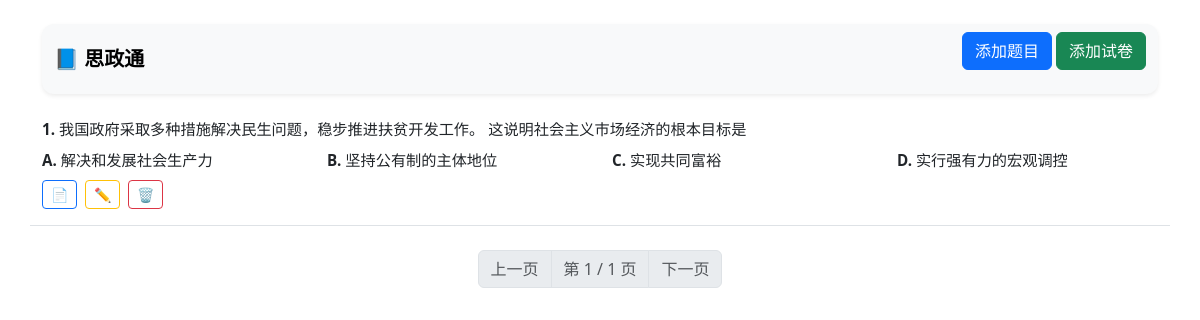
The app's page /, older data.
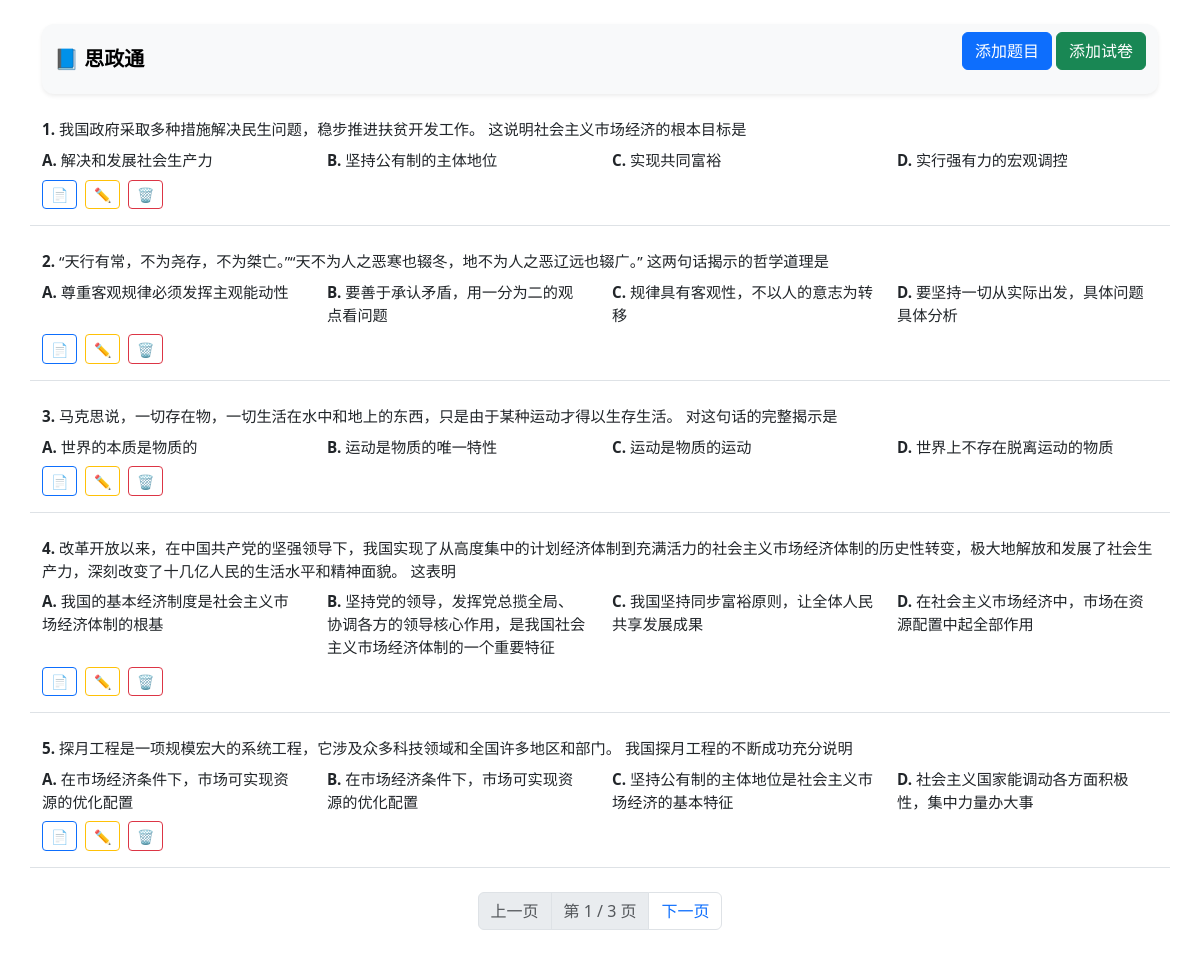
The same page, newer data.
### tables this page shows
CREATE TABLE questions (
        id INTEGER PRIMARY KEY AUTOINCREMENT,
        question_type TEXT NOT NULL,  -- '选择题', '填空题', '问答题'
        material TEXT NOT NULL,       -- 材料部分
        question_text TEXT NOT NULL,  -- 设问
        option_a TEXT,  -- 选项A
        option_b TEXT,  -- 选项B
        option_c TEXT,  -- 选项C
        option_d TEXT,  -- 选项D
        correct_answer TEXT,  -- 正确答案
        analysis TEXT  -- 解析
    );

### app.py (the view)
@app.route("/")
def index():
    page = int(request.args.get('page', 1))  # 默认第1页
    per_page = 5
    offset = (page - 1) * per_page
    conn = get_db_connection()
    questions = conn.execute('SELECT * FROM questions LIMIT ? OFFSET ?', (per_page, offset)).fetchall()
    total = conn.execute('SELECT COUNT(*) FROM questions').fetchone()[0]
    total_pages = (total + per_page - 1) // per_page  # 向上取整
    conn.close()
    return render_template("index.html", questions=questions, page=page, total_pages=total_pages)

### app.py (called while the page is built)
def get_db_connection():
    conn = sqlite3.connect('sztweb.db')
    conn.row_factory = sqlite3.Row
    return conn

### templates/index.html (shortened to what this page needs)
<!DOCTYPE html>
<html>
<head>
    <link href="https://cdn.jsdelivr.net/npm/bootstrap@5.3.0/dist/css/bootstrap.min.css" rel="stylesheet">
</head>
<body class="container py-4">
    <nav class="navbar navbar-expand-lg bg-light sticky-top mb-4 shadow-sm">
        <div class="container-fluid">
            <a class="navbar-brand fw-bold" href="/">📘 思政通</a>
            <div class="d-flex justify-content-between align-items-center mb-3">
                <div>
                    <a href="{{ url_for('question_add') }}" class="btn btn-primary">添加题目</a>
                    <a href="{{ url_for('exam_add') }}" class="btn btn-success">添加试卷</a>
                </div>
            </div>
        </div>
    </nav>
    {% if questions %}
    <div class="row g-4">
        {% for q in questions %}
        <div class="col-12 border-bottom pb-3">
            <p class="mb-2">
                <strong>{{ loop.index + ((page - 1) * 5) }}.</strong>
                {{ q['material'] }}
                {{ q['question_text'] }}
            </p>
            {% if q['question_type'] == '选择题' %}
            <div class="row mb-2">
                <div class="col-sm-6 col-lg-3"><strong>A.</strong> {{ q['option_a'] }}</div>
                <div class="col-sm-6 col-lg-3"><strong>B.</strong> {{ q['option_b'] }}</div>
                <div class="col-sm-6 col-lg-3"><strong>C.</strong> {{ q['option_c'] }}</div>
                <div class="col-sm-6 col-lg-3"><strong>D.</strong> {{ q['option_d'] }}</div>
            </div>
            {% endif %}
            <div class="d-flex gap-2">
                <a href="/question/{{ q['id'] }}" class="btn btn-sm btn-outline-primary" title="查看">📄</a>
                <a href="questions/{{q['id']}}/edit" class="btn btn-sm btn-outline-warning" title="编辑">✏️</a>
                <a href="/delete/{{ q['id'] }}" class="btn btn-sm btn-outline-danger" title="删除"
                   onclick="return confirm('确定要删除这道题吗？');">🗑️</a>
            </div>
        </div>
        {% endfor %}
    </div>
    {% if page is defined and total_pages is defined %}
    <nav aria-label="Page navigation" class="mt-4">
        <ul class="pagination justify-content-center">
            {% if page > 1 %}
            <li class="page-item">
                <a class="page-link" href="/?page={{ page - 1 }}">上一页</a>
            </li>
            {% else %}
            <li class="page-item disabled">
                <span class="page-link">上一页</span>
            </li>
            {% endif %}
            <li class="page-item disabled">
                <span class="page-link">第 {{ page }} / {{ total_pages }} 页</span>
            </li>
            {% if page < total_pages %}
            <li class="page-item">
                <a class="page-link" href="/?page={{ page + 1 }}">下一页</a>
            </li>
            {% else %}
            <li class="page-item disabled">
                <span class="page-link">下一页</span>
            </li>
            {% endif %}
        </ul>
    </nav>
    {% endif %}
    {% else %}
    <p class="text-muted">暂无试题。</p>
    {% endif %}
</body>
</html>

Row changes from the older to the newer data that the page shows:
added questions: material "“天行有常，不为尧存，不为桀亡。”“天不为人之恶寒也辍冬，地不为人之恶辽远也辍广。”", question_text "这两句话揭示的哲学道理是", option_a "尊重客观规律必须发挥主观能动性", option_b "要善于承认矛盾，用一分为二的观点看问题", option_c "规律具有客观性，不以人的意志为转移", option_d "要坚持一切从实际出发，具体问题具体分析"
added questions: material "马克思说，一切存在物，一切生活在水中和地上的东西，只是由于某种运动才得以生存生活。", question_text "对这句话的完整揭示是", option_a "世界的本质是物质的", option_b "运动是物质的唯一特性", option_c "运动是物质的运动", option_d "世界上不存在脱离运动的物质"
added questions: material "改革开放以来，在中国共产党的坚强领导下，我国实现了从高度集中的计划经济体制到充满活力的社会主义市场经济体制的历史性转变，极大地解放和发展了社会生产力，深刻改变了十几亿人民的生活水平和精神面貌。", question_text "这表明", option_a "我国的基本经济制度是社会主义市场经济体制的根基", option_b "坚持党的领导，发挥党总揽全局、协调各方的领导核心作用，是我国社会主义市场经济体制的一个重要特征", option_c "我国坚持同步富裕原则，让全体人民共享发展成果", option_d "在社会主义市场经济中，市场在资源配置中起全部作用"
added questions: material "探月工程是一项规模宏大的系统工程，它涉及众多科技领域和全国许多地区和部门。", question_text "我国探月工程的不断成功充分说明", option_a "在市场经济条件下，市场可实现资源的优化配置", option_b "在市场经济条件下，市场可实现资源的优化配置", option_c "坚持公有制的主体地位是社会主义市场经济的基本特征", option_d "社会主义国家能调动各方面积极性，集中力量办大事"
Text that changed along with them:
{{ total_pages }}: "1" → "3"
